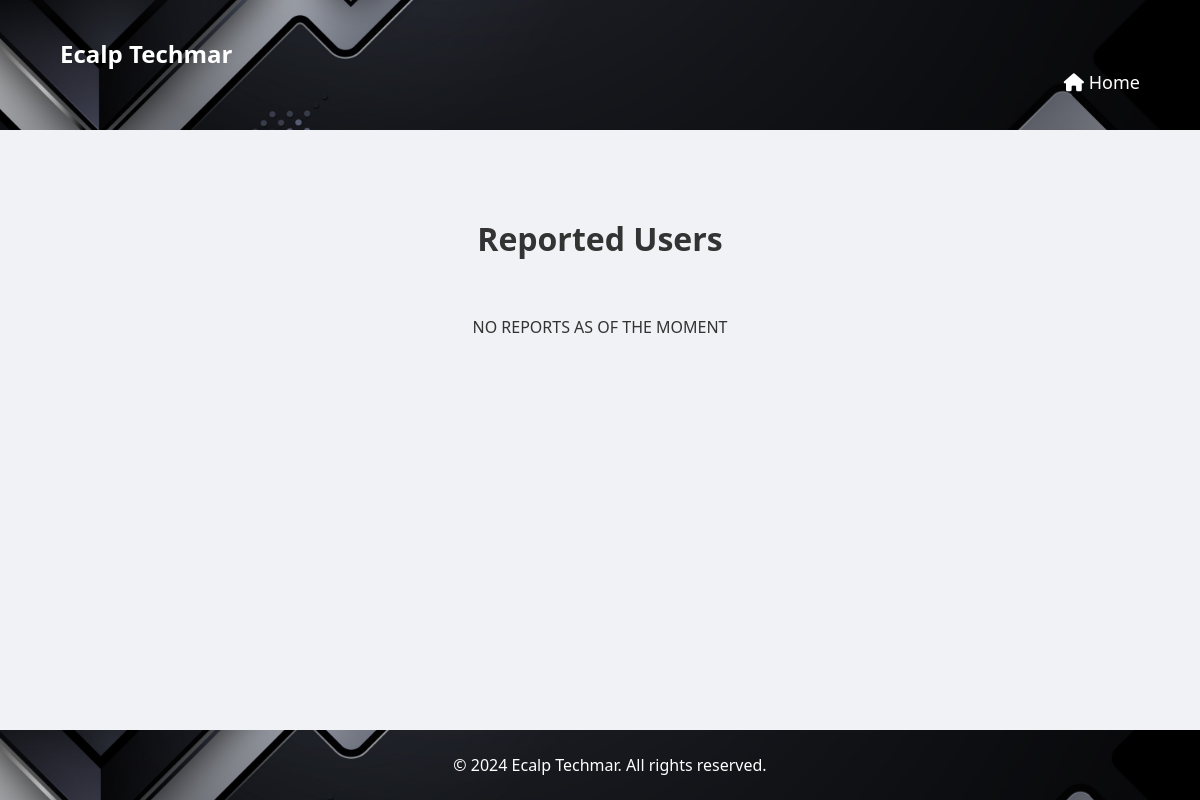
Before: /newsfeed/user_reports/ (signed in) with the older database file.
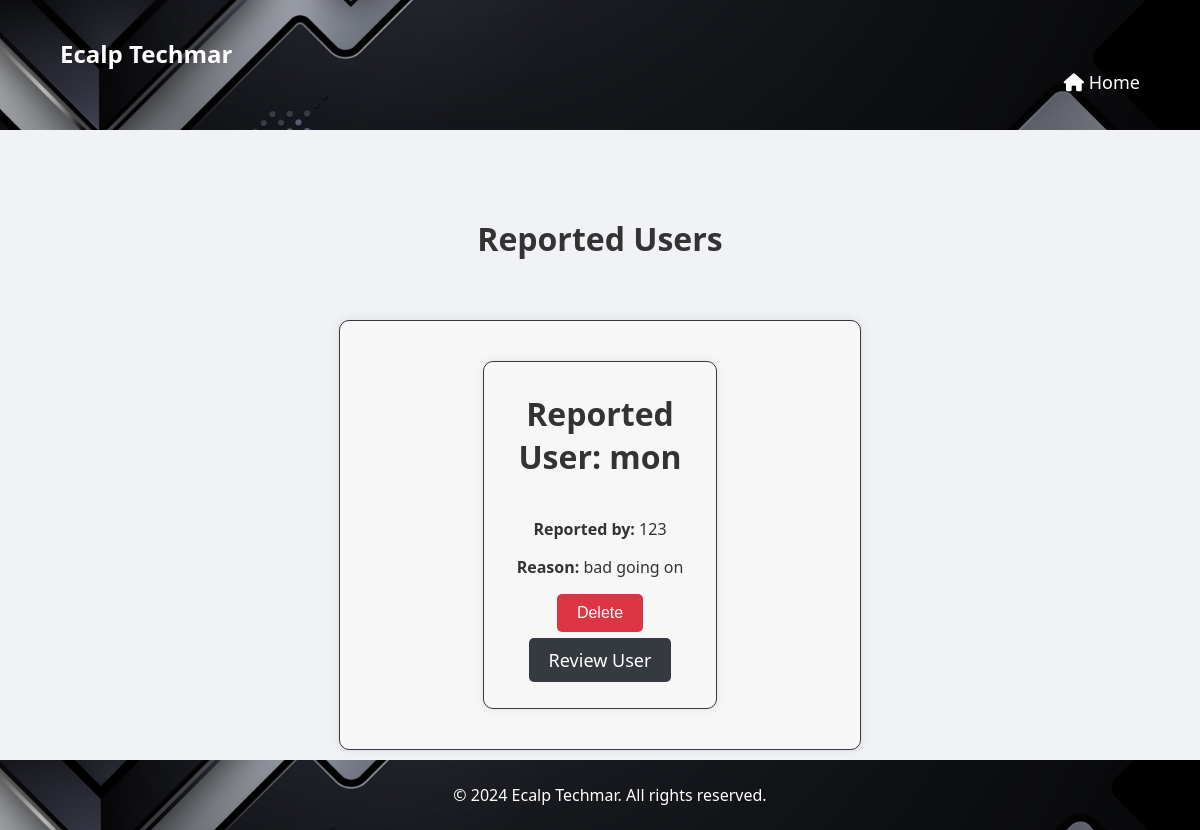
After: the same page with the newer database file.
### newsfeed/models.py (models this page shows, shortened)
class UserReport(models.Model):
    user = models.ForeignKey(User, on_delete=models.CASCADE, related_name='reported_user')
    reported_by = models.ForeignKey(User, on_delete=models.CASCADE, related_name='reporter')
    reason = models.TextField()
    created_at = models.DateTimeField(auto_now_add=True)

### custom_admin/views.py (the view)
# urls.py: path('user_reports/', views.user_reports, name='user_reports'),
@login_required
@user_passes_test(is_staff)
def user_reports(request):
    reports = UserReport.objects.all()
    return render(request, 'user_reports.html', {'reports': reports})

### custom_admin/views.py (called while the page is built)
def is_staff(user):
    return user.is_staff or user.is_superuser

### custom_admin/templates/user_reports.html (shortened to what this page needs)
<!DOCTYPE html>
<html lang="en">
<head>
    {% load static %}
    <link rel="stylesheet" href="{% static 'main/styles.css' %}">
    <link rel="stylesheet" href="https://cdnjs.cloudflare.com/ajax/libs/font-awesome/6.0.0-beta3/css/all.min.css">
</head>
<body>
    <header>
    <div class="container">
        <h1 class="logo">Ecalp Techmar</h1>
        <nav>
            <ul>
                 <li><a href="{% url 'custom_admin:admin_dashboard' %}"><i class="fas fa-home"></i> Home</a></li>
            </ul>
        </nav>
    </div>
</header>
<section id="user-reports">
  <h2>Reported Users</h2>
  <div class="reports">
    {% if reports %}
      {% for report in reports %}
                <div class="report">
                  <div class="reports">
            {% for report in reports %}
              <div class="report">
                <h2>Reported User: {{ report.user.username }}</a></h2>
                <div class="report-details">
                  <p><strong>Reported by:</strong> {{ report.reported_by.username }}</p>
                  <p><strong>Reason:</strong> {{ report.reason }}</p>
                </div>
                <div class="button-group">
                  <button class="new-delete-button">
                    <a href="{% url 'custom_admin:delete_user_report' report.pk %}" onclick="return confirm('Are you sure you want to delete this report?')">
                      Delete
                    </a>
                  </button>
                </div>
               <p> </p><a href="{% url 'newsfeed:profile' report.user.pk %}" class="btn btn-primary">Review User</a> </p>
              </div>
            {% endfor %}
          </div>
                </div>
      {% endfor %}
    {% else %}
      <p>NO REPORTS AS OF THE MOMENT</p>
    {% endif %}
  </div>
</section>
     <footer>
        <div class="container">
            <div class="footer-content">
                <p style="text-align: center; width: 100%;">&copy; 2024 Ecalp Techmar. All rights reserved.</p>
            </div>
        </div>
    </footer>
</body>
</html>

Changed rows visible on the page:
added UserReport: user.username "mon", reported_by.username "123", reason "bad going on"
Other visible differences:
text no longer shown: "NO REPORTS AS OF THE MOMENT"
